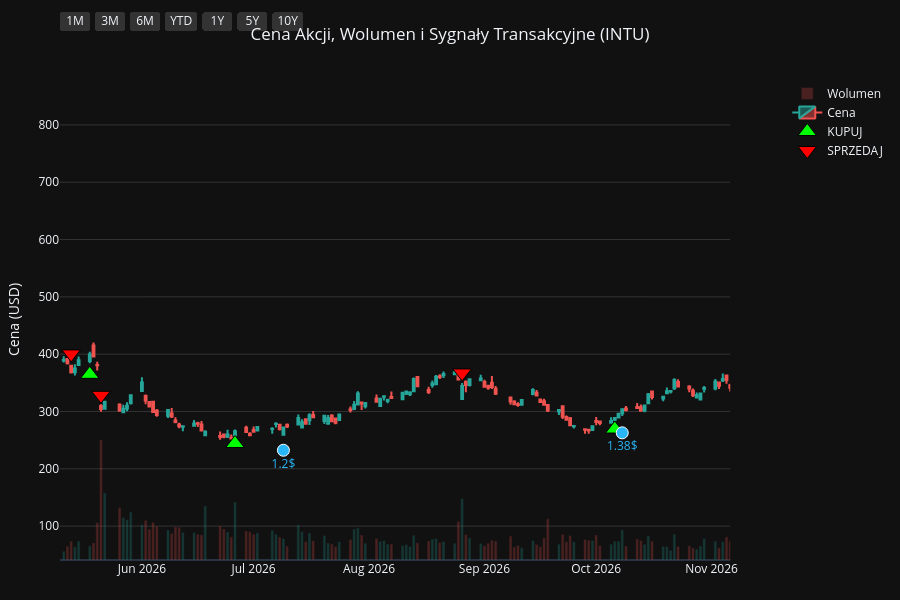
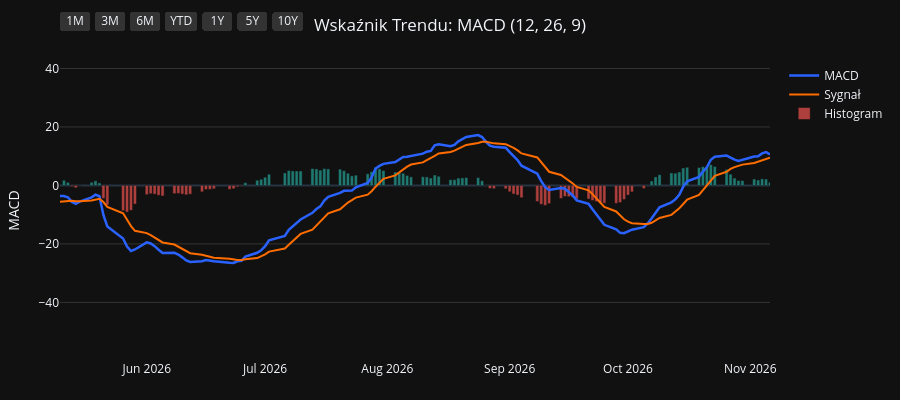
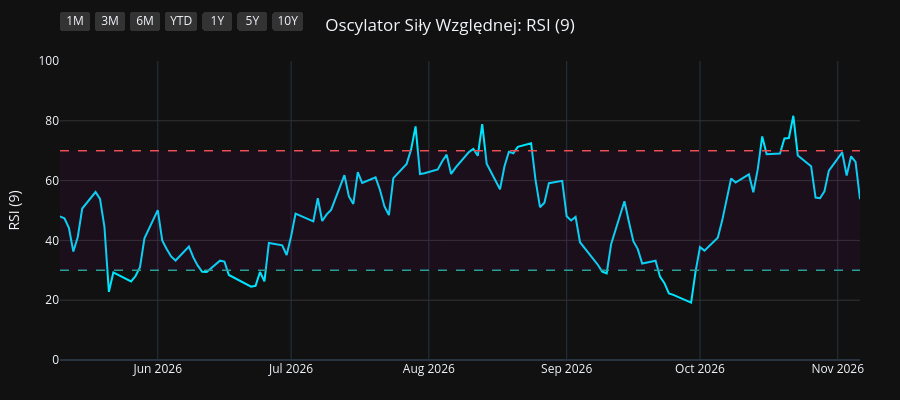
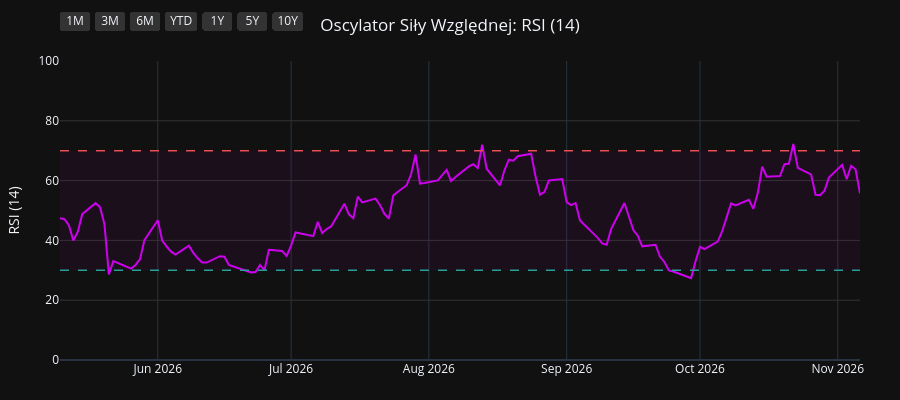

Source (notebook cell) for these figures, in order:
### Code cell
import os
import yfinance as yf
import pandas as pd
import pandas_ta as ta
import plotly.graph_objects as go
from plotly.subplots import make_subplots

# 1. Pobranie i przygotowanie danych
symbol = os.environ.get("STOCK_TICKER", "").strip().upper()
if not symbol:
    raise RuntimeError("Set STOCK_TICKER before running price_extractor.ipynb")
df = yf.Ticker(symbol).history(period="10y")
df.index = df.index.tz_localize(None)

# Wskaźniki i sygnały
df.ta.macd(fast=12, slow=26, signal=9, append=True)
df.ta.rsi(length=9, append=True)
df.ta.rsi(length=14, append=True)
df.ta.rsi(length=21, append=True)
df.dropna(inplace=True)

macd = df['MACD_12_26_9']
signal = df['MACDs_12_26_9']
wczorajszy_macd = macd.shift(1)
wczorajszy_signal = signal.shift(1)

df['Decyzja'] = 'BRAK'
df.loc[(macd > signal) & (wczorajszy_macd <= wczorajszy_signal), 'Decyzja'] = 'KUPUJ'
df.loc[(macd < signal) & (wczorajszy_macd >= wczorajszy_signal), 'Decyzja'] = 'SPRZEDAJ'

df_kupuj = df[df['Decyzja'] == 'KUPUJ']
df_sprzedaj = df[df['Decyzja'] == 'SPRZEDAJ']
df_dywidendy = df[df['Dividends'] > 0]
df_splity = df[df['Stock Splits'] > 0]

# Wspólna konfiguracja osi X
konfiguracja_osi_x = dict(
    type="date",
    showspikes=True, spikemode="across", spikesnap="cursor", spikedash="dot", spikecolor="#ffffff", spikethickness=1, hoverformat="%Y-%m-%d",
    rangeselector=dict(
        buttons=list([
            dict(count=1, label="1M", step="month", stepmode="backward"),
            dict(count=3, label="3M", step="month", stepmode="backward"),
            dict(count=6, label="6M", step="month", stepmode="backward"),
            dict(count=1, label="YTD", step="year", stepmode="todate"),
            dict(count=1, label="1Y", step="year", stepmode="backward"),
            dict(count=5, label="5Y", step="year", stepmode="backward"),
            dict(step="all", label="10Y")
        ]),
        bgcolor="#333333", activecolor="#2962ff", x=0, y=1.1
    )
)

# ==========================================
# WYKRES 1: CENA + WOLUMEN + SYGNAŁY
# ==========================================
fig1 = make_subplots(specs=[[{"secondary_y": True}]])

kolory_wolumenu = ['#26a69a' if row['Close'] >= row['Open'] else '#ef5350' for index, row in df.iterrows()]
fig1.add_trace(go.Bar(x=df.index, y=df['Volume'], marker_color=kolory_wolumenu, opacity=0.25, name='Wolumen'), secondary_y=True)
fig1.add_trace(go.Candlestick(x=df.index, open=df['Open'], high=df['High'], low=df['Low'], close=df['Close'], name='Cena', increasing_line_color='#26a69a', decreasing_line_color='#ef5350'), secondary_y=False)
fig1.add_trace(go.Scatter(x=df_kupuj.index, y=df_kupuj['Low'] * 0.95, customdata=df_kupuj[['Low', 'High']], mode='markers', marker=dict(symbol='triangle-up', size=16, color='#00ff00', line=dict(width=1, color='black')), name='KUPUJ', hovertemplate='KUPUJ<br>Najniższa: %{customdata[0]:.2f}<br>Najwyższa: %{customdata[1]:.2f}<extra></extra>'), secondary_y=False)
fig1.add_trace(go.Scatter(x=df_sprzedaj.index, y=df_sprzedaj['High'] * 1.05, customdata=df_sprzedaj[['Low', 'High']], mode='markers', marker=dict(symbol='triangle-down', size=16, color='#ff0000', line=dict(width=1, color='black')), name='SPRZEDAJ', hovertemplate='SPRZEDAJ<br>Najniższa: %{customdata[0]:.2f}<br>Najwyższa: %{customdata[1]:.2f}<extra></extra>'), secondary_y=False)

if not df_dywidendy.empty:
    fig1.add_trace(go.Scatter(x=df_dywidendy.index, y=df_dywidendy['Low'] * 0.90, mode='markers+text', marker=dict(symbol='circle', size=12, color='#29b6f6', line=dict(width=1, color='white')), text=df_dywidendy['Dividends'].apply(lambda x: f"{x}$"), textposition="bottom center", name='Dywidenda', showlegend=False, hovertemplate='Dywidenda: %{text}<extra></extra>', textfont=dict(color="#29b6f6")), secondary_y=False)
if not df_splity.empty:
                    fig1.add_trace(go.Scatter(x=df_splity.index, y=df_splity['High'], mode='markers+text', marker=dict(symbol='star', size=16, color='#ffee58', line=dict(width=1, color='black')), text=df_splity['Stock Splits'].apply(lambda x: f"{x:g}:1" if x >= 1 else f"1:{1 / x:g}"), textposition="top center", name='Split', hovertemplate='%{text}<extra></extra>', textfont=dict(color="#ffee58")), secondary_y=False)

fig1.update_layout(title=dict(text=f"Cena Akcji, Wolumen i Sygnały Transakcyjne ({symbol})", x=0.5, xanchor='center'), dragmode='pan', xaxis_rangeslider_visible=False, template='plotly_dark', height=600, hovermode='x unified', margin=dict(l=60, r=40, t=60, b=40))
fig1.update_xaxes(**konfiguracja_osi_x)
fig1.update_xaxes(range=[df.index.max() - pd.Timedelta(days=180), df.index.max()])
fig1.update_yaxes(title_text="Cena (USD)", secondary_y=False, gridcolor='#333333')
fig1.update_yaxes(range=[0, df['Volume'].max() * 4], showgrid=False, showticklabels=False, secondary_y=True)
fig1.show(config={'scrollZoom': True})

# ==========================================
# WYKRES 2: WSKAŹNIK MACD
# ==========================================
fig2 = go.Figure()
fig2.add_trace(go.Scatter(x=df.index, y=df['MACD_12_26_9'], line=dict(color='#2962ff', width=2.5), name='MACD'))
fig2.add_trace(go.Scatter(x=df.index, y=df['MACDs_12_26_9'], line=dict(color='#ff6d00', width=2), name='Sygnał'))
kolory_macd = ['#26a69a' if val >= 0 else '#ef5350' for val in df['MACDh_12_26_9']]
fig2.add_trace(go.Bar(x=df.index, y=df['MACDh_12_26_9'], marker_color=kolory_macd, name='Histogram', opacity=0.7))
fig2.update_layout(title=dict(text="Wskaźnik Trendu: MACD (12, 26, 9)", x=0.5, xanchor='center'), dragmode='pan', xaxis_rangeslider_visible=False, template='plotly_dark', height=400, hovermode='x unified', margin=dict(l=60, r=40, t=60, b=40))
fig2.update_xaxes(**konfiguracja_osi_x)
fig2.update_xaxes(range=[df.index.max() - pd.Timedelta(days=180), df.index.max()])
fig2.update_yaxes(title_text="MACD", gridcolor='#333333')
fig2.show(config={'scrollZoom': True})

# ==========================================
# WYKRES 3: OSCYLATOR RSI (9)
# ==========================================
fig3 = go.Figure()
fig3.add_trace(go.Scatter(x=df.index, y=df['RSI_9'], line=dict(color='#00e5ff', width=2), name='RSI (9)'))
fig3.add_hline(y=70, line_dash="dash", line_color="#ef5350", line_width=1.5)
fig3.add_hline(y=30, line_dash="dash", line_color="#26a69a", line_width=1.5)
fig3.add_hrect(y0=30, y1=70, line_width=0, fillcolor="purple", opacity=0.1)
fig3.update_layout(title=dict(text="Oscylator Siły Względnej: RSI (9)", x=0.5, xanchor='center'), dragmode='pan', xaxis_rangeslider_visible=False, template='plotly_dark', height=400, hovermode='x unified', margin=dict(l=60, r=40, t=60, b=40))
fig3.update_xaxes(**konfiguracja_osi_x)
fig3.update_xaxes(range=[df.index.max() - pd.Timedelta(days=180), df.index.max()])
fig3.update_yaxes(title_text="RSI (9)", range=[0, 100], gridcolor='#333333')
fig3.show(config={'scrollZoom': True})

# ==========================================
# WYKRES 4: OSCYLATOR RSI (14)
# ==========================================
fig4 = go.Figure()
fig4.add_trace(go.Scatter(x=df.index, y=df['RSI_14'], line=dict(color='#d500f9', width=2), name='RSI (14)'))
fig4.add_hline(y=70, line_dash="dash", line_color="#ef5350", line_width=1.5)
fig4.add_hline(y=30, line_dash="dash", line_color="#26a69a", line_width=1.5)
fig4.add_hrect(y0=30, y1=70, line_width=0, fillcolor="purple", opacity=0.1)
fig4.update_layout(title=dict(text="Oscylator Siły Względnej: RSI (14)", x=0.5, xanchor='center'), dragmode='pan', xaxis_rangeslider_visible=False, template='plotly_dark', height=400, hovermode='x unified', margin=dict(l=60, r=40, t=60, b=40))
fig4.update_xaxes(**konfiguracja_osi_x)
fig4.update_xaxes(range=[df.index.max() - pd.Timedelta(days=180), df.index.max()])
fig4.update_yaxes(title_text="RSI (14)", range=[0, 100], gridcolor='#333333')
fig4.show(config={'scrollZoom': True})

# ==========================================
# WYKRES 5: OSCYLATOR RSI (21)
# ==========================================
fig5 = go.Figure()
fig5.add_trace(go.Scatter(x=df.index, y=df['RSI_21'], line=dict(color='#64dd17', width=2), name='RSI (21)'))
fig5.add_hline(y=70, line_dash="dash", line_color="#ef5350", line_width=1.5)
fig5.add_hline(y=30, line_dash="dash", line_color="#26a69a", line_width=1.5)
fig5.add_hrect(y0=30, y1=70, line_width=0, fillcolor="purple", opacity=0.1)
fig5.update_layout(title=dict(text="Oscylator Siły Względnej: RSI (21)", x=0.5, xanchor='center'), dragmode='pan', xaxis_rangeslider_visible=False, template='plotly_dark', height=400, hovermode='x unified', margin=dict(l=60, r=40, t=60, b=40))
fig5.update_xaxes(**konfiguracja_osi_x)
fig5.update_xaxes(range=[df.index.max() - pd.Timedelta(days=180), df.index.max()])
fig5.update_yaxes(title_text="RSI (21)", range=[0, 100], gridcolor='#333333')
fig5.show(config={'scrollZoom': True})

### Figure 1 — Plotly figure (JSON) as saved in the notebook; plotly's stock layout.template omitted (floating-point values rounded to 4 significant figures; data arrays with more than 128 entries replaced by an {"elided": "..."} marker saying what was removed)
{"data": [{"marker": {"color": {"elided": "2481 str values"}}, "name": "Wolumen", "opacity": 0.25, "type": "bar", "x": {"elided": "2481 str values"}, "xaxis": "x", "y": {"elided": "2481 int values"}, "yaxis": "y2"}, {"close": {"elided": "2481 float values"}, "decreasing": {"line": {"color": "#ef5350"}}, "high": {"elided": "2481 float values"}, "increasing": {"line": {"color": "#26a69a"}}, "low": {"elided": "2481 float values"}, "name": "Cena", "open": {"elided": "2481 float values"}, "type": "candlestick", "x": {"elided": "2481 str values"}, "xaxis": "x", "yaxis": "y"}, {"customdata": {"elided": "103x2 float values"}, "hovertemplate": "KUPUJ<br>Najniższa: %{customdata[0]:.2f}<br>Najwyższa: %{customdata[1]:.2f}<extra></extra>", "marker": {"color": "#00ff00", "line": {"color": "black", "width": 1}, "size": 16, "symbol": "triangle-up"}, "mode": "markers", "name": "KUPUJ", "type": "scatter", "x": ["2017-01-24T00:00:00", "2017-02-16T00:00:00", "2017-04-11T00:00:00", "2017-05-24T00:00:00", "2017-07-19T00:00:00", "2017-08-14T00:00:00", "2017-08-28T00:00:00", "2017-10-12T00:00:00", "2017-11-13T00:00:00", "2017-11-16T00:00:00", "2017-12-15T00:00:00", "2018-01-04T00:00:00", "2018-02-15T00:00:00", "2018-03-08T00:00:00", "2018-04-16T00:00:00", "2018-05-24T00:00:00", "2018-07-12T00:00:00", "2018-08-23T00:00:00", "2018-10-02T00:00:00", "2018-11-01T00:00:00", "2018-11-30T00:00:00", "2019-01-02T00:00:00", "2019-01-04T00:00:00", "2019-04-02T00:00:00", "2019-05-21T00:00:00", "2019-06-04T00:00:00", "2019-07-01T00:00:00", "2019-08-23T00:00:00", "2019-10-07T00:00:00", "2019-10-09T00:00:00", "2019-11-08T00:00:00", "2019-12-16T00:00:00", "2020-02-06T00:00:00", "2020-03-27T00:00:00", "2020-07-01T00:00:00", "2020-07-30T00:00:00", "2020-08-20T00:00:00", "2020-09-29T00:00:00", "2020-11-05T00:00:00", "2020-12-03T00:00:00", "2020-12-17T00:00:00", "2021-01-20T00:00:00", "2021-02-03T00:00:00", "2021-04-01T00:00:00", "2021-04-23T00:00:00", "2021-05-17T00:00:00", "2021-07-06T00:00:00", "2021-07-23T00:00:00", "2021-08-05T00:00:00", "2021-08-24T00:00:00", "2021-10-15T00:00:00", "2021-11-16T00:00:00", "2022-01-31T00:00:00", "2022-03-16T00:00:00", "2022-04-19T00:00:00", "2022-05-23T00:00:00", "2022-06-23T00:00:00", "2022-07-19T00:00:00", "2022-10-05T00:00:00", "2022-10-13T00:00:00", "2022-10-17T00:00:00", "2022-11-11T00:00:00", "2022-11-23T00:00:00", "2023-01-09T00:00:00", "2023-01-20T00:00:00", "2023-03-16T00:00:00", "2023-05-18T00:00:00", "2023-06-05T00:00:00", "2023-07-11T00:00:00", "2023-08-28T00:00:00", "2023-10-06T00:00:00", "2023-11-07T00:00:00", "2023-12-11T00:00:00", "2024-01-22T00:00:00", "2024-02-09T00:00:00", "2024-02-15T00:00:00", "2024-02-27T00:00:00", "2024-04-09T00:00:00", "2024-04-24T00:00:00", "2024-06-14T00:00:00", "2024-07-16T00:00:00", "2024-08-13T00:00:00", "2024-09-11T00:00:00", "2024-10-14T00:00:00", "2024-10-18T00:00:00", "2024-10-28T00:00:00", "2024-12-11T00:00:00", "2025-02-03T00:00:00", "2025-02-14T00:00:00", "2025-02-26T00:00:00", "2025-03-14T00:00:00", "2025-04-17T00:00:00", "2025-04-23T00:00:00", "2025-07-25T00:00:00", "2025-09-05T00:00:00", "2025-10-20T00:00:00", "2025-11-21T00:00:00", "2025-12-04T00:00:00", "2026-02-25T00:00:00", "2026-04-20T00:00:00", "2026-05-18T00:00:00", "2026-06-26T00:00:00", "2026-10-06T00:00:00"], "xaxis": "x", "y": [103.1, 104.0, 103.5, 120.2, 117.8, 121.4, 120.6, 127.1, 135.6, 136.1, 138.3, 141.3, 145.1, 150.8, 153.8, 173.3, 187.3, 187.3, 200.3, 185.8, 186.8, 170.8, 169.6, 237.3, 219.1, 213.4, 236.4, 250.0, 238.2, 236.4, 230.2, 234.9, 261.6, 204.6, 268.7, 267.4, 280.9, 292.8, 314.3, 320.9, 336.2, 353.7, 342.8, 353.3, 371.9, 372.9, 453.7, 475.9, 487.3, 500.4, 495.9, 571.4, 486.2, 400.3, 425.5, 332.2, 348.5, 358.6, 367.4, 340.7, 359.8, 366.1, 358.2, 357.2, 352.1, 369.2, 398.6, 396.4, 420.7, 474.5, 473.0, 469.0, 533.8, 580.0, 606.6, 608.7, 612.7, 590.4, 577.6, 551.7, 609.0, 585.3, 570.4, 570.3, 558.5, 565.7, 601.4, 545.3, 540.8, 573.7, 547.0, 546.1, 554.5, 729.8, 623.9, 616.9, 617.8, 606.6, 331.8, 369.0, 364.8, 244.2, 269.4], "yaxis": "y"}, {"customdata": {"elided": "102x2 float values"}, "hovertemplate": "SPRZEDAJ<br>Najniższa: %{customdata[0]:.2f}<br>Najwyższa: %{customdata[1]:.2f}<extra></extra>", "marker": {"color": "#ff0000", "line": {"color": "black", "width": 1}, "size": 16, "symbol": "triangle-down"}, "mode": "markers", "name": "SPRZEDAJ", "type": "scatter", "x": ["2017-02-02T00:00:00", "2017-03-13T00:00:00", "2017-05-18T00:00:00", "2017-06-12T00:00:00", "2017-08-10T00:00:00", "2017-08-17T00:00:00", "2017-09-28T00:00:00", "2017-11-10T00:00:00", "2017-11-15T00:00:00", "2017-11-21T00:00:00", "2017-12-27T00:00:00", "2018-02-01T00:00:00", "2018-03-01T00:00:00", "2018-03-22T00:00:00", "2018-05-16T00:00:00", "2018-06-14T00:00:00", "2018-07-27T00:00:00", "2018-09-20T00:00:00", "2018-10-05T00:00:00", "2018-11-19T00:00:00", "2018-12-14T00:00:00", "2019-01-03T00:00:00", "2019-03-06T00:00:00", "2019-04-04T00:00:00", "2019-06-03T00:00:00", "2019-06-27T00:00:00", "2019-07-25T00:00:00", "2019-09-10T00:00:00", "2019-10-08T00:00:00", "2019-10-22T00:00:00", "2019-11-29T00:00:00", "2020-01-31T00:00:00", "2020-02-21T00:00:00", "2020-05-26T00:00:00", "2020-07-14T00:00:00", "2020-08-11T00:00:00", "2020-09-08T00:00:00", "2020-10-21T00:00:00", "2020-11-23T00:00:00", "2020-12-14T00:00:00", "2020-12-30T00:00:00", "2021-01-26T00:00:00", "2021-02-25T00:00:00", "2021-04-22T00:00:00", "2021-04-30T00:00:00", "2021-06-22T00:00:00", "2021-07-13T00:00:00", "2021-08-02T00:00:00", "2021-08-06T00:00:00", "2021-09-03T00:00:00", "2021-11-10T00:00:00", "2021-12-02T00:00:00", "2022-02-17T00:00:00", "2022-04-14T00:00:00", "2022-04-21T00:00:00", "2022-06-13T00:00:00", "2022-07-14T00:00:00", "2022-08-19T00:00:00", "2022-10-11T00:00:00", "2022-10-14T00:00:00", "2022-11-02T00:00:00", "2022-11-18T00:00:00", "2022-12-19T00:00:00", "2023-01-19T00:00:00", "2023-02-10T00:00:00", "2023-04-17T00:00:00", "2023-05-25T00:00:00", "2023-07-06T00:00:00", "2023-08-03T00:00:00", "2023-09-15T00:00:00", "2023-10-19T00:00:00", "2023-12-06T00:00:00", "2024-01-02T00:00:00", "2024-02-05T00:00:00", "2024-02-13T00:00:00", "2024-02-20T00:00:00", "2024-02-28T00:00:00", "2024-04-10T00:00:00", "2024-05-24T00:00:00", "2024-07-11T00:00:00", "2024-07-18T00:00:00", "2024-08-26T00:00:00", "2024-09-25T00:00:00", "2024-10-17T00:00:00", "2024-10-23T00:00:00", "2024-11-20T00:00:00", "2024-12-19T00:00:00", "2025-02-04T00:00:00", "2025-02-21T00:00:00", "2025-03-13T00:00:00", "2025-04-04T00:00:00", "2025-04-21T00:00:00", "2025-06-11T00:00:00", "2025-08-05T00:00:00", "2025-10-07T00:00:00", "2025-11-05T00:00:00", "2025-11-26T00:00:00", "2025-12-31T00:00:00", "2026-03-27T00:00:00", "2026-05-13T00:00:00", "2026-05-21T00:00:00", "2026-08-26T00:00:00"], "xaxis": "x", "y": [114.8, 121.5, 122.6, 136.5, 133.3, 134.7, 140.7, 150.3, 153.2, 153.2, 156.2, 165.4, 165.1, 173.9, 188.4, 206.8, 215.1, 219.3, 223.6, 208.6, 204.1, 190.9, 246.6, 267.3, 246.6, 257.2, 280.7, 272.8, 264.6, 262.5, 261.3, 285.8, 303.3, 291.9, 295.2, 305.7, 329.9, 337.8, 351.5, 370.6, 383.3, 378.0, 411.0, 414.2, 420.8, 482.8, 513.9, 538.9, 542.0, 571.1, 623.5, 683.9, 531.2, 474.7, 497.3, 377.3, 388.4, 477.0, 395.3, 409.2, 415.2, 395.3, 394.6, 395.6, 423.2, 452.3, 429.0, 462.5, 510.7, 559.5, 546.1, 589.2, 637.1, 657.3, 661.9, 671.2, 681.7, 651.5, 639.9, 660.5, 679.4, 651.0, 660.5, 636.9, 627.4, 670.9, 680.9, 626.9, 599.8, 604.0, 612.2, 600.0, 790.0, 820.7, 694.2, 686.0, 675.0, 693.5, 443.4, 400.5, 328.3, 367.2], "yaxis": "y"}, {"hovertemplate": "Dywidenda: %{text}<extra></extra>", "marker": {"color": "#29b6f6", "line": {"color": "white", "width": 1}, "size": 12, "symbol": "circle"}, "mode": "markers+text", "name": "Dywidenda", "showlegend": false, "text": ["0.34$", "0.34$", "0.34$", "0.39$", "0.39$", "0.39$", "0.39$", "0.47$", "0.47$", "0.47$", "0.47$", "0.53$", "0.53$", "0.53$", "0.53$", "0.59$", "0.59$", "0.59$", "0.59$", "0.68$", "0.68$", "0.68$", "0.68$", "0.78$", "0.78$", "0.78$", "0.78$", "0.9$", "0.9$", "0.9$", "0.9$", "1.04$", "1.04$", "1.04$", "1.04$", "1.2$", "1.2$", "1.2$", "1.2$", "1.38$"], "textfont": {"color": "#29b6f6"}, "textposition": "bottom center", "type": "scatter", "x": ["2017-01-06T00:00:00", "2017-04-06T00:00:00", "2017-07-06T00:00:00", "2017-10-06T00:00:00", "2018-01-09T00:00:00", "2018-04-09T00:00:00", "2018-07-09T00:00:00", "2018-10-09T00:00:00", "2019-01-09T00:00:00", "2019-04-09T00:00:00", "2019-07-09T00:00:00", "2019-10-09T00:00:00", "2020-01-09T00:00:00", "2020-04-09T00:00:00", "2020-07-09T00:00:00", "2020-10-08T00:00:00", "2021-01-08T00:00:00", "2021-04-09T00:00:00", "2021-07-09T00:00:00", "2021-10-07T00:00:00", "2022-01-07T00:00:00", "2022-04-08T00:00:00", "2022-07-08T00:00:00", "2022-10-06T00:00:00", "2023-01-09T00:00:00", "2023-04-06T00:00:00", "2023-07-07T00:00:00", "2023-10-05T00:00:00", "2024-01-09T00:00:00", "2024-04-09T00:00:00", "2024-07-10T00:00:00", "2024-10-10T00:00:00", "2025-01-10T00:00:00", "2025-04-10T00:00:00", "2025-07-10T00:00:00", "2025-10-09T00:00:00", "2026-01-09T00:00:00", "2026-04-09T00:00:00", "2026-07-09T00:00:00", "2026-10-08T00:00:00"], "xaxis": "x", "y": [95.92, 96.5, 109.1, 119.2, 137.0, 141.7, 174.5, 184.1, 170.1, 219.8, 229.0, 224.0, 234.0, 210.7, 261.0, 286.6, 317.5, 353.1, 428.2, 464.5, 488.1, 417.5, 345.8, 354.3, 338.4, 377.6, 391.8, 447.5, 518.0, 559.3, 548.0, 543.1, 545.1, 494.2, 660.1, 570.8, 565.5, 316.2, 232.3, 262.7], "yaxis": "y"}], "layout": {"dragmode": "pan", "height": 600, "hovermode": "x unified", "margin": {"b": 40, "l": 60, "r": 40, "t": 60}, "title": {"text": "Cena Akcji, Wolumen i Sygnały Transakcyjne (INTU)", "x": 0.5, "xanchor": "center"}, "xaxis": {"anchor": "y", "domain": [0.0, 0.94], "hoverformat": "%Y-%m-%d", "range": ["2026-05-10T00:00:00", "2026-11-06T00:00:00"], "rangeselector": {"activecolor": "#2962ff", "bgcolor": "#333333", "buttons": [{"count": 1, "label": "1M", "step": "month", "stepmode": "backward"}, {"count": 3, "label": "3M", "step": "month", "stepmode": "backward"}, {"count": 6, "label": "6M", "step": "month", "stepmode": "backward"}, {"count": 1, "label": "YTD", "step": "year", "stepmode": "todate"}, {"count": 1, "label": "1Y", "step": "year", "stepmode": "backward"}, {"count": 5, "label": "5Y", "step": "year", "stepmode": "backward"}, {"label": "10Y", "step": "all"}], "x": 0, "y": 1.1}, "rangeslider": {"visible": false}, "showspikes": true, "spikecolor": "#ffffff", "spikedash": "dot", "spikemode": "across", "spikesnap": "cursor", "spikethickness": 1, "type": "date"}, "yaxis": {"anchor": "x", "domain": [0.0, 1.0], "gridcolor": "#333333", "title": {"text": "Cena (USD)"}}, "yaxis2": {"anchor": "x", "overlaying": "y", "range": [0, 89414000], "showgrid": false, "showticklabels": false, "side": "right"}}}

### Figure 2 — Plotly figure (JSON) as saved in the notebook; plotly's stock layout.template omitted (floating-point values rounded to 4 significant figures; data arrays with more than 128 entries replaced by an {"elided": "..."} marker saying what was removed)
{"data": [{"line": {"color": "#2962ff", "width": 2.5}, "name": "MACD", "type": "scatter", "x": {"elided": "2481 str values"}, "y": {"elided": "2481 float values"}}, {"line": {"color": "#ff6d00", "width": 2}, "name": "Sygnał", "type": "scatter", "x": {"elided": "2481 str values"}, "y": {"elided": "2481 float values"}}, {"marker": {"color": {"elided": "2481 str values"}}, "name": "Histogram", "opacity": 0.7, "type": "bar", "x": {"elided": "2481 str values"}, "y": {"elided": "2481 float values"}}], "layout": {"dragmode": "pan", "height": 400, "hovermode": "x unified", "margin": {"b": 40, "l": 60, "r": 40, "t": 60}, "title": {"text": "Wskaźnik Trendu: MACD (12, 26, 9)", "x": 0.5, "xanchor": "center"}, "xaxis": {"hoverformat": "%Y-%m-%d", "range": ["2026-05-10T00:00:00", "2026-11-06T00:00:00"], "rangeselector": {"activecolor": "#2962ff", "bgcolor": "#333333", "buttons": [{"count": 1, "label": "1M", "step": "month", "stepmode": "backward"}, {"count": 3, "label": "3M", "step": "month", "stepmode": "backward"}, {"count": 6, "label": "6M", "step": "month", "stepmode": "backward"}, {"count": 1, "label": "YTD", "step": "year", "stepmode": "todate"}, {"count": 1, "label": "1Y", "step": "year", "stepmode": "backward"}, {"count": 5, "label": "5Y", "step": "year", "stepmode": "backward"}, {"label": "10Y", "step": "all"}], "x": 0, "y": 1.1}, "rangeslider": {"visible": false}, "showspikes": true, "spikecolor": "#ffffff", "spikedash": "dot", "spikemode": "across", "spikesnap": "cursor", "spikethickness": 1, "type": "date"}, "yaxis": {"gridcolor": "#333333", "title": {"text": "MACD"}}}}

### Figure 3 — Plotly figure (JSON) as saved in the notebook; plotly's stock layout.template omitted (floating-point values rounded to 4 significant figures; data arrays with more than 128 entries replaced by an {"elided": "..."} marker saying what was removed)
{"data": [{"line": {"color": "#00e5ff", "width": 2}, "name": "RSI (9)", "type": "scatter", "x": {"elided": "2481 str values"}, "y": {"elided": "2481 float values"}}], "layout": {"dragmode": "pan", "height": 400, "hovermode": "x unified", "margin": {"b": 40, "l": 60, "r": 40, "t": 60}, "shapes": [{"line": {"color": "#ef5350", "dash": "dash", "width": 1.5}, "type": "line", "x0": 0, "x1": 1, "xref": "x domain", "y0": 70, "y1": 70, "yref": "y"}, {"line": {"color": "#26a69a", "dash": "dash", "width": 1.5}, "type": "line", "x0": 0, "x1": 1, "xref": "x domain", "y0": 30, "y1": 30, "yref": "y"}, {"fillcolor": "purple", "line": {"width": 0}, "opacity": 0.1, "type": "rect", "x0": 0, "x1": 1, "xref": "x domain", "y0": 30, "y1": 70, "yref": "y"}], "title": {"text": "Oscylator Siły Względnej: RSI (9)", "x": 0.5, "xanchor": "center"}, "xaxis": {"hoverformat": "%Y-%m-%d", "range": ["2026-05-10T00:00:00", "2026-11-06T00:00:00"], "rangeselector": {"activecolor": "#2962ff", "bgcolor": "#333333", "buttons": [{"count": 1, "label": "1M", "step": "month", "stepmode": "backward"}, {"count": 3, "label": "3M", "step": "month", "stepmode": "backward"}, {"count": 6, "label": "6M", "step": "month", "stepmode": "backward"}, {"count": 1, "label": "YTD", "step": "year", "stepmode": "todate"}, {"count": 1, "label": "1Y", "step": "year", "stepmode": "backward"}, {"count": 5, "label": "5Y", "step": "year", "stepmode": "backward"}, {"label": "10Y", "step": "all"}], "x": 0, "y": 1.1}, "rangeslider": {"visible": false}, "showspikes": true, "spikecolor": "#ffffff", "spikedash": "dot", "spikemode": "across", "spikesnap": "cursor", "spikethickness": 1, "type": "date"}, "yaxis": {"gridcolor": "#333333", "range": [0, 100], "title": {"text": "RSI (9)"}}}}

### Figure 4 — Plotly figure (JSON) as saved in the notebook; plotly's stock layout.template omitted (floating-point values rounded to 4 significant figures; data arrays with more than 128 entries replaced by an {"elided": "..."} marker saying what was removed)
{"data": [{"line": {"color": "#d500f9", "width": 2}, "name": "RSI (14)", "type": "scatter", "x": {"elided": "2481 str values"}, "y": {"elided": "2481 float values"}}], "layout": {"dragmode": "pan", "height": 400, "hovermode": "x unified", "margin": {"b": 40, "l": 60, "r": 40, "t": 60}, "shapes": [{"line": {"color": "#ef5350", "dash": "dash", "width": 1.5}, "type": "line", "x0": 0, "x1": 1, "xref": "x domain", "y0": 70, "y1": 70, "yref": "y"}, {"line": {"color": "#26a69a", "dash": "dash", "width": 1.5}, "type": "line", "x0": 0, "x1": 1, "xref": "x domain", "y0": 30, "y1": 30, "yref": "y"}, {"fillcolor": "purple", "line": {"width": 0}, "opacity": 0.1, "type": "rect", "x0": 0, "x1": 1, "xref": "x domain", "y0": 30, "y1": 70, "yref": "y"}], "title": {"text": "Oscylator Siły Względnej: RSI (14)", "x": 0.5, "xanchor": "center"}, "xaxis": {"hoverformat": "%Y-%m-%d", "range": ["2026-05-10T00:00:00", "2026-11-06T00:00:00"], "rangeselector": {"activecolor": "#2962ff", "bgcolor": "#333333", "buttons": [{"count": 1, "label": "1M", "step": "month", "stepmode": "backward"}, {"count": 3, "label": "3M", "step": "month", "stepmode": "backward"}, {"count": 6, "label": "6M", "step": "month", "stepmode": "backward"}, {"count": 1, "label": "YTD", "step": "year", "stepmode": "todate"}, {"count": 1, "label": "1Y", "step": "year", "stepmode": "backward"}, {"count": 5, "label": "5Y", "step": "year", "stepmode": "backward"}, {"label": "10Y", "step": "all"}], "x": 0, "y": 1.1}, "rangeslider": {"visible": false}, "showspikes": true, "spikecolor": "#ffffff", "spikedash": "dot", "spikemode": "across", "spikesnap": "cursor", "spikethickness": 1, "type": "date"}, "yaxis": {"gridcolor": "#333333", "range": [0, 100], "title": {"text": "RSI (14)"}}}}
